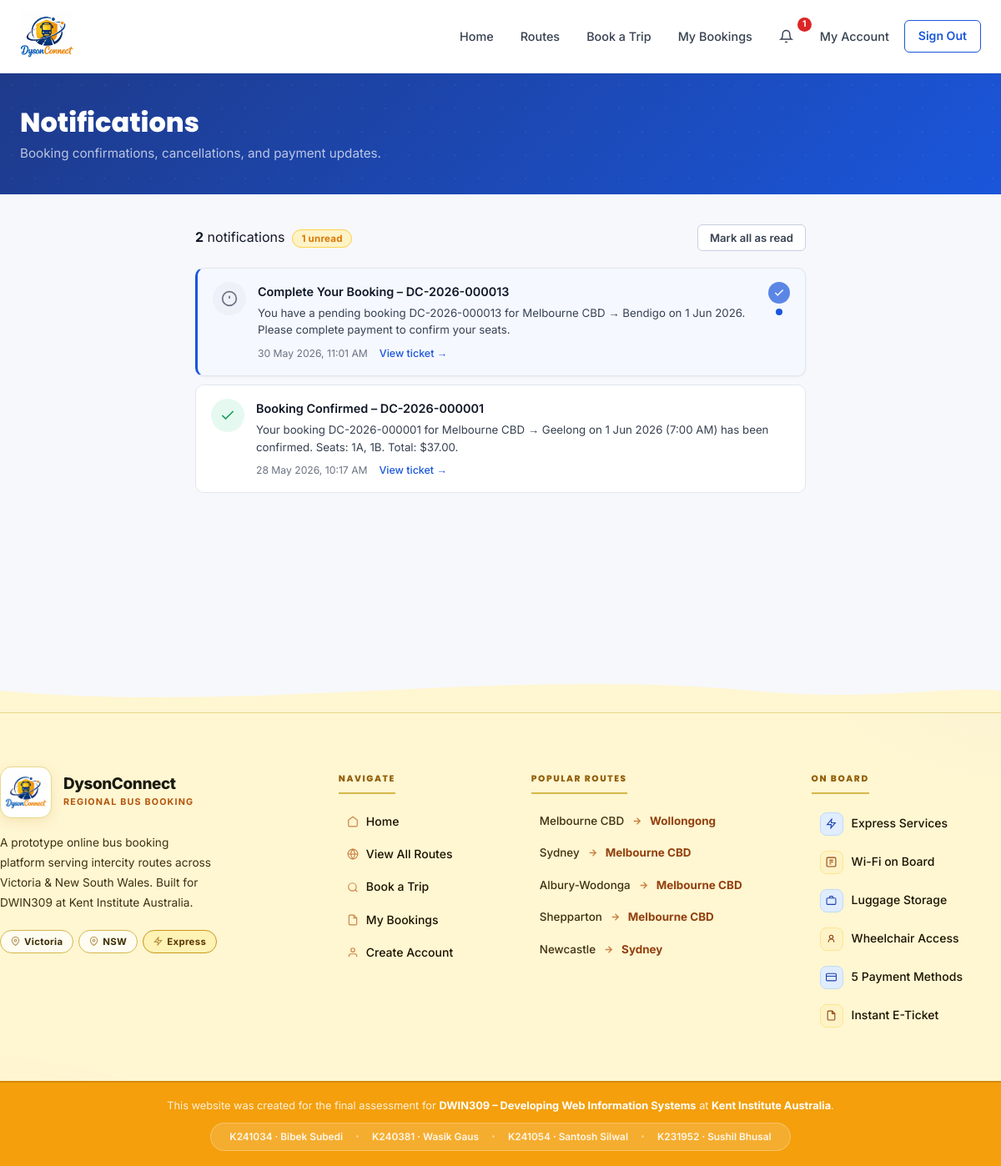
/notifications.php (signed in), run on the app's committed database.
### tables this page shows
CREATE TABLE notifications (
    notification_id INT          UNSIGNED NOT NULL AUTO_INCREMENT,
    user_id         INT          UNSIGNED NOT NULL,
    booking_id      INT          UNSIGNED DEFAULT NULL,
    type            ENUM('booking_confirmed','booking_cancelled',
                         'payment_confirmed','schedule_changed',
                         'general')
                                 NOT NULL DEFAULT 'general',
    title           VARCHAR(160) NOT NULL,
    message         TEXT         NOT NULL,
    read_status     ENUM('unread','read') NOT NULL DEFAULT 'unread',
    created_at      DATETIME     NOT NULL DEFAULT CURRENT_TIMESTAMP,
    PRIMARY KEY (notification_id),
    KEY idx_notif_user (user_id),
    CONSTRAINT fk_notif_user
        FOREIGN KEY (user_id)    REFERENCES users (user_id)
        ON UPDATE CASCADE ON DELETE CASCADE,
    CONSTRAINT fk_notif_booking
        FOREIGN KEY (booking_id) REFERENCES bookings (booking_id)
        ON UPDATE CASCADE ON DELETE SET NULL
);

CREATE TABLE routes (
    route_id    INT           UNSIGNED NOT NULL AUTO_INCREMENT,
    origin      VARCHAR(100)  NOT NULL,
    destination VARCHAR(100)  NOT NULL,
    distance_km SMALLINT      UNSIGNED NOT NULL DEFAULT 0,
    base_price  DECIMAL(8,2)  NOT NULL,
    route_tags  VARCHAR(255)  DEFAULT NULL,
    status      ENUM('active','inactive') NOT NULL DEFAULT 'active',
    created_at  DATETIME      NOT NULL DEFAULT CURRENT_TIMESTAMP,
    PRIMARY KEY (route_id)
);

### includes/auth_check.php (called while the page is built, shortened)
<?php
function currentUserId()   { return $_SESSION['user_id']   ?? null; }

### includes/functions.php (called while the page is built, shortened)
<?php
function e($value) {
    return htmlspecialchars((string) $value, ENT_QUOTES, 'UTF-8');
}

### notifications.php (the view, shortened to what this page needs)
<?php
require_once 'includes/db_connect.php';
require_once 'includes/functions.php';
require_once 'includes/auth_check.php';
$userId = currentUserId();
$stmt = $conn->prepare("
    SELECT notification_id, booking_id, type, title, message, read_status, created_at
    FROM   notifications
    WHERE  user_id = ?
    ORDER  BY created_at DESC
    LIMIT  50
");
$stmt->bind_param('i', $userId);
$stmt->execute();
$notifications = $stmt->get_result()->fetch_all(MYSQLI_ASSOC);
$unreadCount = 0;
foreach ($notifications as $n) {
    if ($n['read_status'] === 'unread') $unreadCount++;
}
require_once 'includes/header.php';
function notifIcon($type) {
    return match($type) {
        'booking_confirmed'  => '<svg width="20" height="20" viewBox="0 0 24 24" fill="none" stroke="currentColor" stroke-width="2"><polyline points="20 6 9 17 4 12"/></svg>',
        'booking_cancelled'  => '<svg width="20" height="20" viewBox="0 0 24 24" fill="none" stroke="currentColor" stroke-width="2"><circle cx="12" cy="12" r="10"/><line x1="15" y1="9" x2="9" y2="15"/><line x1="9" y1="9" x2="15" y2="15"/></svg>',
        'payment_confirmed'  => '<svg width="20" height="20" viewBox="0 0 24 24" fill="none" stroke="currentColor" stroke-width="2"><rect x="1" y="4" width="22" height="16" rx="2"/><line x1="1" y1="10" x2="23" y2="10"/></svg>',
        'schedule_changed'   => '<svg width="20" height="20" viewBox="0 0 24 24" fill="none" stroke="currentColor" stroke-width="2"><rect x="3" y="4" width="18" height="18" rx="2"/><line x1="3" y1="10" x2="21" y2="10"/></svg>',
        default              => '<svg width="20" height="20" viewBox="0 0 24 24" fill="none" stroke="currentColor" stroke-width="2"><circle cx="12" cy="12" r="10"/><line x1="12" y1="8" x2="12" y2="12"/><line x1="12" y1="16" x2="12.01" y2="16"/></svg>',
    };
}
function notifColorClass($type) {
    return match($type) {
        'booking_confirmed' => 'notif-icon--green',
        'booking_cancelled' => 'notif-icon--red',
        'payment_confirmed' => 'notif-icon--blue',
        'schedule_changed'  => 'notif-icon--orange',
        default             => 'notif-icon--grey',
    };
}
?>
<div class="page-hero page-hero--blue">
    <div class="container">
        <h1 class="page-hero-title">Notifications</h1>
        <p class="page-hero-sub">Booking confirmations, cancellations, and payment updates.</p>
    </div>
</div>
<section class="bookings-section">
    <div class="container notif-container">
        <div class="notif-header-row">
            <div>
                <strong><?= count($notifications) ?></strong> notification<?= count($notifications) !== 1 ? 's' : '' ?>
                <?php if ($unreadCount > 0): ?>
                    &nbsp;<span class="booking-status-badge bsb--pending"><?= $unreadCount ?> unread</span>
                <?php endif; ?>
            </div>
            <?php if ($unreadCount > 0): ?>
            <form method="POST" action="<?= BASE_URL ?>notifications.php">
                <button type="submit" name="mark_all_read" value="1" class="btn-mark-all-read">
                    Mark all as read
                </button>
            </form>
            <?php endif; ?>
        </div>
        <?php if (empty($notifications)): ?>
            <div class="empty-state">
                <div class="empty-icon">🔔</div>
                <h2>No notifications yet</h2>
                <p>You'll see booking confirmations, cancellations, and updates here.</p>
                <a href="<?= BASE_URL ?>search.php" class="btn-primary-lg notif-cta-btn">Book a Trip</a>
            </div>
        <?php else: ?>
            <div class="notif-list">
                <?php foreach ($notifications as $n): ?>
                <div class="notif-item <?= $n['read_status'] === 'unread' ? 'notif-item--unread' : '' ?>">
                    <div class="notif-icon-wrap <?= notifColorClass($n['type']) ?>">
                        <?= notifIcon($n['type']) ?>
                    </div>
                    <div class="notif-body">
                        <div class="notif-title"><?= e($n['title']) ?></div>
                        <div class="notif-message"><?= e($n['message']) ?></div>
                        <div class="notif-meta">
                            <span class="notif-date"><?= date('d M Y, g:i A', strtotime($n['created_at'])) ?></span>
                            <?php if (!empty($n['booking_id'])): ?>
                                <a href="<?= BASE_URL ?>ticket.php?booking_id=<?= (int)$n['booking_id'] ?>" class="notif-ticket-link">View ticket →</a>
                            <?php endif; ?>
                        </div>
                    </div>
                    <?php if ($n['read_status'] === 'unread'): ?>
                    <div class="notif-actions">
                        <a href="<?= BASE_URL ?>notifications.php?mark_read=<?= (int)$n['notification_id'] ?>"
                           class="notif-mark-read" title="Mark as read">
                            <svg width="14" height="14" viewBox="0 0 24 24" fill="none" stroke="currentColor" stroke-width="2.5"><polyline points="20 6 9 17 4 12"/></svg>
                        </a>
                        <span class="notif-unread-dot"></span>
                    </div>
                    <?php endif; ?>
                </div>
                <?php endforeach; ?>
            </div>
        <?php endif; ?>
    </div>
</section>
<?php require_once 'includes/footer.php'; ?>

### includes/footer.php (shortened to what this page needs)
</main>
<div class="footer-wave-wrap" aria-hidden="true">
    <svg viewBox="0 0 1440 52" preserveAspectRatio="none" xmlns="http://www.w3.org/2000/svg">
        <path d="M0,26 C360,52 720,0 1080,26 C1260,39 1360,20 1440,26 L1440,52 L0,52 Z" fill="#FFF6D2"/>
    </svg>
</div>
<footer class="site-footer">
<div class="footer-inner">
    <div class="container footer-grid">
        <div class="footer-col footer-brand-col">
            <a href="<?= BASE_URL ?>index.php" class="footer-logo-lockup">
                <img src="<?= BASE_URL ?>assets/images/logo.png" alt="DysonConnect logo" class="footer-logo-img">
                <div class="footer-logo-text">
                    <span class="footer-logo-name">DysonConnect</span>
                    <span class="footer-logo-sub">Regional Bus Booking</span>
                </div>
            </a>
            <p class="footer-desc">A prototype online bus booking platform serving intercity routes across Victoria &amp; New South Wales. Built for DWIN309 at Kent Institute Australia.</p>
            <div class="footer-region-pills">
                <span class="footer-region-pill">
                    <svg width="11" height="11" viewBox="0 0 24 24" fill="none" stroke="currentColor" stroke-width="2.5"><path d="M21 10c0 7-9 13-9 13s-9-6-9-13a9 9 0 0 1 18 0z"/><circle cx="12" cy="10" r="3"/></svg>
                    Victoria
                </span>
                <span class="footer-region-pill">
                    <svg width="11" height="11" viewBox="0 0 24 24" fill="none" stroke="currentColor" stroke-width="2.5"><path d="M21 10c0 7-9 13-9 13s-9-6-9-13a9 9 0 0 1 18 0z"/><circle cx="12" cy="10" r="3"/></svg>
                    NSW
                </span>
                <span class="footer-region-pill footer-region-pill--amber">
                    <svg width="11" height="11" viewBox="0 0 24 24" fill="none" stroke="currentColor" stroke-width="2.5"><polygon points="13 2 3 14 12 14 11 22 21 10 12 10 13 2"/></svg>
                    Express
                </span>
            </div>
        </div>
        <div class="footer-col">
            <h4 class="footer-heading">Navigate</h4>
            <ul class="footer-list">
                <li><a href="<?= BASE_URL ?>index.php">
                    <svg width="14" height="14" viewBox="0 0 24 24" fill="none" stroke="currentColor" stroke-width="2"><path d="M3 9l9-7 9 7v11a2 2 0 0 1-2 2H5a2 2 0 0 1-2-2z"/></svg>
                    Home
                </a></li>
                <li><a href="<?= BASE_URL ?>routes.php">
                    <svg width="14" height="14" viewBox="0 0 24 24" fill="none" stroke="currentColor" stroke-width="2"><circle cx="12" cy="12" r="10"/><line x1="2" y1="12" x2="22" y2="12"/><path d="M12 2a15.3 15.3 0 0 1 4 10 15.3 15.3 0 0 1-4 10 15.3 15.3 0 0 1-4-10 15.3 15.3 0 0 1 4-10z"/></svg>
                    View All Routes
                </a></li>
                <li><a href="<?= BASE_URL ?>search.php">
                    <svg width="14" height="14" viewBox="0 0 24 24" fill="none" stroke="currentColor" stroke-width="2"><circle cx="11" cy="11" r="8"/><path d="M21 21l-4.35-4.35"/></svg>
                    Book a Trip
                </a></li>
                <li><a href="<?= BASE_URL ?>my_bookings.php">
                    <svg width="14" height="14" viewBox="0 0 24 24" fill="none" stroke="currentColor" stroke-width="2"><path d="M14 2H6a2 2 0 0 0-2 2v16a2 2 0 0 0 2 2h12a2 2 0 0 0 2-2V8z"/><polyline points="14 2 14 8 20 8"/></svg>
                    My Bookings
                </a></li>
                <li><a href="<?= BASE_URL ?>register.php">
                    <svg width="14" height="14" viewBox="0 0 24 24" fill="none" stroke="currentColor" stroke-width="2"><path d="M20 21v-2a4 4 0 0 0-4-4H8a4 4 0 0 0-4 4v2"/><circle cx="12" cy="7" r="4"/></svg>
                    Create Account
                </a></li>
            </ul>
        </div>
        <div class="footer-col">
            <h4 class="footer-heading">Popular Routes</h4>
            <ul class="footer-list footer-routes">
            <?php
            global $conn;
            $footerRoutes = [];
            if (isset($conn)) {
                $fRes = $conn->query("SELECT origin, destination FROM routes WHERE status='active' ORDER BY base_price DESC");
                $fSeen = [];
                while ($fr = $fRes->fetch_assoc()) {
                    if (!isset($fSeen[$fr['origin']]) && count($footerRoutes) < 5) {
                        $fSeen[$fr['origin']] = true;
                        $footerRoutes[] = $fr;
                    }
                }
            }
            foreach ($footerRoutes as $fr): ?>
            <li>
                <a href="<?= BASE_URL ?>search.php?origin=<?= urlencode($fr['origin']) ?>&destination=<?= urlencode($fr['destination']) ?>" class="footer-route-link">
                    <span class="frl-from"><?= htmlspecialchars($fr['origin'], ENT_QUOTES) ?></span>
                    <svg class="frl-arrow" width="13" height="13" viewBox="0 0 24 24" fill="none" stroke="currentColor" stroke-width="2.5"><path d="M5 12h14M12 5l7 7-7 7"/></svg>
                    <span class="frl-to"><?= htmlspecialchars($fr['destination'], ENT_QUOTES) ?></span>
                </a>
            </li>
            <?php endforeach; ?>
            </ul>
        </div>
        <div class="footer-col">
            <h4 class="footer-heading">On Board</h4>
            <ul class="footer-onboard-list">
                <li class="fob-item"><span class="fob-icon fob-icon--blue"><svg width="13" height="13" viewBox="0 0 24 24" fill="none" stroke="currentColor" stroke-width="2"><polygon points="13 2 3 14 12 14 11 22 21 10 12 10 13 2"/></svg></span>Express Services</li>
                <li class="fob-item"><span class="fob-icon fob-icon--amber"><svg width="13" height="13" viewBox="0 0 24 24" fill="none" stroke="currentColor" stroke-width="2"><rect x="2" y="2" width="20" height="20" rx="2.5"/><path d="M8 8h8M8 12h8M8 16h4"/></svg></span>Wi-Fi on Board</li>
                <li class="fob-item"><span class="fob-icon fob-icon--blue"><svg width="13" height="13" viewBox="0 0 24 24" fill="none" stroke="currentColor" stroke-width="2"><rect x="2" y="7" width="20" height="14" rx="2"/><path d="M16 7V5a2 2 0 0 0-2-2h-4a2 2 0 0 0-2 2v2"/></svg></span>Luggage Storage</li>
                <li class="fob-item"><span class="fob-icon fob-icon--amber"><svg width="13" height="13" viewBox="0 0 24 24" fill="none" stroke="currentColor" stroke-width="2"><circle cx="12" cy="8" r="4"/><path d="M6 20v-1a6 6 0 0 1 12 0v1"/></svg></span>Wheelchair Access</li>
                <li class="fob-item"><span class="fob-icon fob-icon--blue"><svg width="13" height="13" viewBox="0 0 24 24" fill="none" stroke="currentColor" stroke-width="2"><rect x="1" y="4" width="22" height="16" rx="2"/><line x1="1" y1="10" x2="23" y2="10"/></svg></span>5 Payment Methods</li>
                <li class="fob-item"><span class="fob-icon fob-icon--amber"><svg width="13" height="13" viewBox="0 0 24 24" fill="none" stroke="currentColor" stroke-width="2"><path d="M14 2H6a2 2 0 0 0-2 2v16a2 2 0 0 0 2 2h12a2 2 0 0 0 2-2V8z"/><polyline points="14 2 14 8 20 8"/></svg></span>Instant E-Ticket</li>
            </ul>
        </div>
    </div>
    <div class="footer-bottom">
        <div class="container footer-bottom-inner">
            <p class="footer-copy">This website was created for the final assessment for <strong>DWIN309 &ndash; Developing Web Information Systems</strong> at <strong>Kent Institute Australia</strong>.</p>
            <div class="footer-students">
                <span>K241034 &middot; Bibek Subedi</span>
                <span class="fst-dot"></span>
                <span>K240381 &middot; Wasik Gaus</span>
                <span class="fst-dot"></span>
                <span>K241054 &middot; Santosh Silwal</span>
                <span class="fst-dot"></span>
                <span>K231952 &middot; Sushil Bhusal</span>
            </div>
        </div>
    </div>
</div>
</footer>
</body>
</html>

### data on the page
notifications: title "Complete Your Booking – DC-2026-000013", message "You have a pending booking DC-2026-000013 for Melbourne CBD → Bendigo on 1 Jun 2026. Please complete payment to confirm your seats.", created_at "30 May 2026, 11:01 AM"
notifications: title "Booking Confirmed – DC-2026-000001", message "Your booking DC-2026-000001 for Melbourne CBD → Geelong on 1 Jun 2026 (7:00 AM) has been confirmed. Seats: 1A, 1B. Total: $37.00.", created_at "28 May 2026, 10:17 AM"
routes: origin "Melbourne CBD", destination "Wollongong"
routes: origin "Sydney", destination "Melbourne CBD"
routes: origin "Albury-Wodonga", destination "Melbourne CBD"
routes: origin "Shepparton", destination "Melbourne CBD"
routes: origin "Newcastle", destination "Sydney"

### other printed values
$unreadNotif "1"
count($notifications) "2"
$unreadCount "1"
